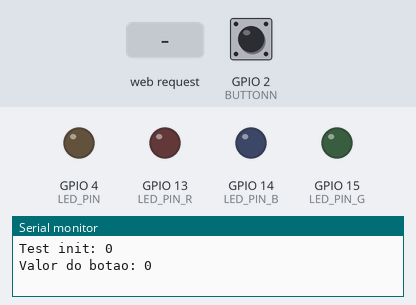
The sketch below on a simulated ESP32. Parts: output pins drawn as LEDs (lit = HIGH), the last lines printed to the serial monitor. The test bench sets the inputs (shaded band); at power-on: GPIO 2 (BUTTONN) LOW. WiFi joins after 1.5 s; servers stay silent unless stated; the camera gives no picture.

Above: at 0.1 s.
At 4.8 s:
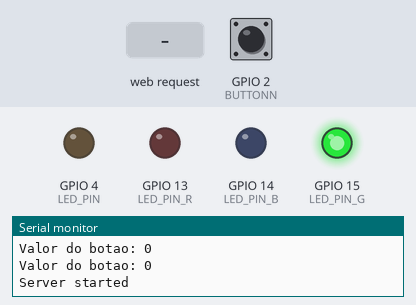
4.9 s: HTTP request GET / received
At 5.8 s:
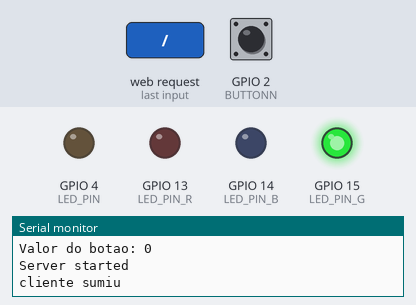
Timing chart, 0 to 7.9 s (numbered marks = the images above; inputs shaded):
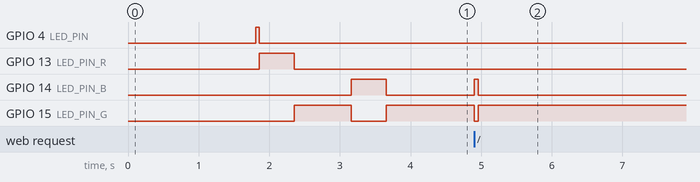

Measured:
- after the input at 4.9 s, GPIO 14 (LED_PIN_B): LOW → HIGH at once, → LOW 0.06 s later; GPIO 15 (LED_PIN_G): HIGH → LOW at once, → HIGH 0.06 s later

The sketch:

Camera_IP.ino
```cpp
#include <WiFi.h>
#include <WiFiClient.h>
#include <esp_camera.h>
#include <esp_http_server.h>
#include <WebServer.h>
#include "base64.h"
#include <ESPmDNS.h>
#include <WiFiUdp.h>

#include <ArduinoOTA.h> //senha admin
#include <Arduino.h>

// #include "SD_MMC.h"            // SD Card ESP32
// #include "soc/soc.h"           // Disable brownour problems
// #include "soc/rtc_cntl_reg.h"  // Disable brownour problems
// #include "driver/rtc_io.h"
// #include <EEPROM.h>            // read and write from flash memory
// #define EEPROM_SIZE 1
// int pictureNumber = 1;

#define LED_PIN 4 //pino LED alto brilho 4

#define BUTTONN 2 //pino botão 2

#define LED_PIN_R 13 //pino LED 13
#define LED_PIN_G 15 //pino LED 15
#define LED_PIN_B 14 //pino LED 14

bool Erro = false;


//ajuste da qualidade
camera_config_t config; //var global

int quality = 8; //qualidade da camera
int FPS_desejado = 12; //FPS desejado

// Defina as credenciais do ponto de acesso Wi-Fi
const char* ssid = "Attlas";
const char* password = "";

// Defina a porta do servidor de streaming
WebServer server(80);

// Inicializa a câmera
void initCamera(int quality_) {
  config.ledc_channel = LEDC_CHANNEL_0;
  config.ledc_timer = LEDC_TIMER_0;
  config.pin_d0 = 5;
  config.pin_d1 = 18;
  config.pin_d2 = 19;
  config.pin_d3 = 21;
  config.pin_d4 = 36;
  config.pin_d5 = 39;
  config.pin_d6 = 34;
  config.pin_d7 = 35;
  config.pin_xclk = 0;
  config.pin_pclk = 22;
  config.pin_vsync = 25;
  config.pin_href = 23;
  config.pin_sscb_sda = 26;
  config.pin_sscb_scl = 27;
  config.pin_pwdn = 32;


  config.pin_reset = -1;  // Sem reset externo
  config.xclk_freq_hz = 20000000; //2
  config.pixel_format = PIXFORMAT_JPEG;


  //init with high specs to pre-allocate larger buffers
  config.frame_size = FRAMESIZE_VGA;
  config.jpeg_quality = quality_;//10;
  config.fb_count = 4;//2; //quatidade do buffer

  /*
    FRAMESIZE_96X96: Quadro de 96x96 pixels.
    FRAMESIZE_QQVGA: Quadro de 160x120 pixels.
    FRAMESIZE_QCIF: Quadro de 176x144 pixels.
    FRAMESIZE_HQVGA: Quadro de 240x176 pixels.
    FRAMESIZE_240X240: Quadro de 240x240 pixels.
    FRAMESIZE_CIF: Quadro de 352x288 pixels.    bom tamanho
    FRAMESIZE_VGA: Quadro de 640x480 pixels.    bom tamanho
    FRAMESIZE_SVGA: Quadro de 800x600 pixels.
    FRAMESIZE_XGA: Quadro de 1024x768 pixels.
    FRAMESIZE_SXGA: Quadro de 1280x1024 pixels.
    FRAMESIZE_UXGA: Quadro de 1600x1200 pixels.
    */


  esp_err_t err = esp_camera_init(&config);
  if (err != ESP_OK) {
    Serial.printf("Erro ao inicializar a câmera! (0x%x)\n", err);
    delay(500);
    err = esp_camera_init(&config);
    Erro = true;
  }
  else {
    Serial.printf("Câmera ok\n", err);
  }
}


void initWIFI(){
  //se existir a rede
  WiFi.begin(ssid, password);

  int tentativas = 12;
  while (WiFi.status() != WL_CONNECTED) {
    delay(600);
    Serial.println("Conectando à rede Wi-Fi...");

    tentativas = tentativas - 1;
    Serial.println(tentativas);
    if (tentativas == 0){
      break;
    }
  }

  if (tentativas != 0){
    Serial.println("Conexão Wi-Fi estabelecida!");
    Serial.print("Endereço IP: ");
    Serial.println(WiFi.localIP());

    Erro = false;
  }
  else
  {
    Serial.println("Sem rede Wi-Fi");
    delay(500);
    Erro = true;

    //se não existir, criar AP
    //WiFi.softAP(ssid, password);
    //IPAddress IP = WiFi.softAPIP();
    //Serial.print("Endereço IP do servidor: ");
    //Serial.println(IP);
  }
}


void handleRoot() {
  sensor_t * s = esp_camera_sensor_get();
  WiFiClient client = server.client();

  // Send HTTP headers for video streaming
  client.println("HTTP/1.1 200 OK");
  client.println("Content-Type: multipart/x-mixed-replace; boundary=frame");
  client.println("");


  int frameCount = 0;
  unsigned long startTime = millis();

  bool travamento = true;

  while (true) {
    digitalWrite(LED_PIN_R, LOW);
    digitalWrite(LED_PIN_G, LOW);
    digitalWrite(LED_PIN_B, HIGH);

    // Take a new frame
    camera_fb_t * fb = esp_camera_fb_get();
    int tentativas = 5;
    while (!fb) {
      digitalWrite(LED_PIN_R, HIGH);
      Serial.println("Camera capture failed");
      delay(100);
      camera_fb_t * fb = esp_camera_fb_get();

      tentativas = tentativas - 1;
      if (tentativas == 0){
        digitalWrite(LED_PIN_R, LOW);
        break;
      }
      digitalWrite(LED_PIN_R, LOW);
    }

    // Send the frame as a multipart response
    client.println("--frame");
    client.println("Content-Type: image/jpeg");
    client.println("Content-Length: " + String(fb->len));
    client.println("");
    client.write(fb->buf, fb->len);
    client.println("");


    // initialize EEPROM with predefined size
    //EEPROM.begin(EEPROM_SIZE);
    //pictureNumber = EEPROM.read(0) + 1;

    // Path where new picture will be saved in SD Card
    //String path = "/picture" + String(pictureNumber) +".jpg";

    //fs::FS &fs = SD_MMC;
    //Serial.printf("Picture file name: %s\n", path.c_str());

    //File file = fs.open(path.c_str(), FILE_WRITE);
    //if(!file){
    //  Serial.println("Failed to open file in writing mode");
    //}
    //else {
    //  file.write(fb->buf, fb->len); // payload (image), payload length
    //  Serial.printf("Saved file to path: %s\n", path.c_str());
    //  EEPROM.write(0, pictureNumber);
    //  EEPROM.commit();
    //}
    //file.close();


    // Release the frame buffer
    esp_camera_fb_return(fb);


    frameCount++; // Increment frame count
    unsigned long currentTime = millis();
    if (currentTime - startTime >= 1000) { // Print FPS every second
      Serial.print("FPS: ");
      Serial.print(frameCount);
      Serial.print(", JPEG quality: ");
      Serial.print(quality);

      Serial.print(", Wifi RSSI: ");
      Serial.print(WiFi.RSSI());
      Serial.println(" dBm");

      if ((quality > 5) && (quality < 55)){
        if(frameCount < 5){
          digitalWrite(LED_PIN_G, travamento);
          travamento = !travamento;
        }
        else
          travamento = false;

        if(frameCount < FPS_desejado){
          if(quality < 50){ //máximo da má qualidade
            quality++;
            s->set_quality(s, quality);
          }
        }
        else if(frameCount > FPS_desejado){
          if(quality > 10){ //máximo da boa qualidade
            quality--;
            s->set_quality(s, quality);
          }
        }
      }

      frameCount = 0;
      startTime = currentTime;
    }

    if(!client.connected()){
      Serial.println("cliente sumiu");
      digitalWrite(LED_PIN_R, LOW);
      digitalWrite(LED_PIN_G, HIGH);
      digitalWrite(LED_PIN_B, LOW);
      break;
    }
  }
}


void setup() {
  int tempo_espera = 200;
  Serial.begin(115200);

  pinMode(LED_PIN, OUTPUT);
  pinMode(BUTTONN, INPUT);
  pinMode(LED_PIN_R, OUTPUT);
  pinMode(LED_PIN_G, OUTPUT);
  pinMode(LED_PIN_B, OUTPUT);


  for (int i = 0; i < 1; i++){
    Serial.print("Test init: ");
    Serial.println(i);

    digitalWrite(LED_PIN, LOW);
    digitalWrite(LED_PIN_R, LOW);
    digitalWrite(LED_PIN_G, LOW);
    digitalWrite(LED_PIN_B, LOW);
    Serial.print("Valor do botao: ");
    Serial.println(digitalRead(BUTTONN));


    // Conecta-se à rede Wi-Fi como ponto de acesso
    initWIFI();
    WiFi.setTxPower(WIFI_POWER_19_5dBm);


    digitalWrite(LED_PIN, HIGH);
    digitalWrite(LED_PIN_R, LOW);
    digitalWrite(LED_PIN_G, LOW);
    digitalWrite(LED_PIN_B, LOW);
    Serial.print("Valor do botao: ");
    Serial.println(digitalRead(BUTTONN));
    delay(50);


    digitalWrite(LED_PIN, LOW);

    digitalWrite(LED_PIN_R, HIGH);
    digitalWrite(LED_PIN_G, LOW);
    digitalWrite(LED_PIN_B, LOW);
    Serial.print("Valor do botao: ");
    Serial.println(digitalRead(BUTTONN));
    delay(500);

    digitalWrite(LED_PIN, LOW);

    digitalWrite(LED_PIN_R, LOW);
    digitalWrite(LED_PIN_G, HIGH);
    digitalWrite(LED_PIN_B, LOW);
    Serial.print("Valor do botao: ");
    Serial.println(digitalRead(BUTTONN));
    delay(500);

    initCamera(quality);

    digitalWrite(LED_PIN, LOW);

    digitalWrite(LED_PIN_R, LOW);
    digitalWrite(LED_PIN_G, LOW);
    digitalWrite(LED_PIN_B, HIGH);
    Serial.print("Valor do botao: ");
    Serial.println(digitalRead(BUTTONN));
    delay(500);

    digitalWrite(LED_PIN, LOW);
    digitalWrite(LED_PIN_R, LOW);
    digitalWrite(LED_PIN_G, LOW);
    digitalWrite(LED_PIN_B, LOW);
    Serial.print("Valor do botao: ");
    Serial.println(digitalRead(BUTTONN));
  }

  // Inicia o servidor HTTP para streaming
  // Start the server
  server.on("/", handleRoot);
  server.begin();
  Serial.println("Server started");


  //cartão SD - Da erro com o os LED. Pois na verdade, o ESP não tem pino livre
  // Serial.println("Starting SD Card");
  // if(!SD_MMC.begin()){
  //   Serial.println("SD Card Mount Failed");
  //   Erro = true;
  //   return;
  // }
  // uint8_t cardType = SD_MMC.cardType();
  // if(cardType == CARD_NONE){
  //   Serial.println("No SD Card attached");
  //   Erro = true;
  //   return;
  // }


  //OTA
  ArduinoOTA
    .onStart([]() {
      String type;
      if (ArduinoOTA.getCommand() == U_FLASH)
        type = "sketch";
      else // U_SPIFFS
        type = "filesystem";

      // NOTE: if updating SPIFFS this would be the place to unmount SPIFFS using SPIFFS.end()
      Serial.println("Start updating " + type);
    })
    .onEnd([]() {
      Serial.println("\nEnd");
    })
    .onProgress([](unsigned int progress, unsigned int total) {
      Serial.printf("Progress: %u%%\r", (progress / (total / 100)));
    })
    .onError([](ota_error_t error) {
      Serial.printf("Error[%u]: ", error);
      if (error == OTA_AUTH_ERROR) Serial.println("Auth Failed");
      else if (error == OTA_BEGIN_ERROR) Serial.println("Begin Failed");
      else if (error == OTA_CONNECT_ERROR) Serial.println("Connect Failed");
      else if (error == OTA_RECEIVE_ERROR) Serial.println("Receive Failed");
      else if (error == OTA_END_ERROR) Serial.println("End Failed");
    });

  ArduinoOTA.setHostname("ESP32OTA-CAM");
  ArduinoOTA.setPassword("admin");
  ArduinoOTA.begin();


  if(Erro)
    digitalWrite(LED_PIN_R, HIGH);
  else
    digitalWrite(LED_PIN_G, HIGH);
}

void loop() {
  // if(Erro){
  //   Serial.println("An error occurred. Restarting ESP...");
  //   digitalWrite(LED_PIN, HIGH);
  //   delay(1000);
  //   ESP.restart();
  // }

  ArduinoOTA.handle();
  server.handleClient();
}
```
